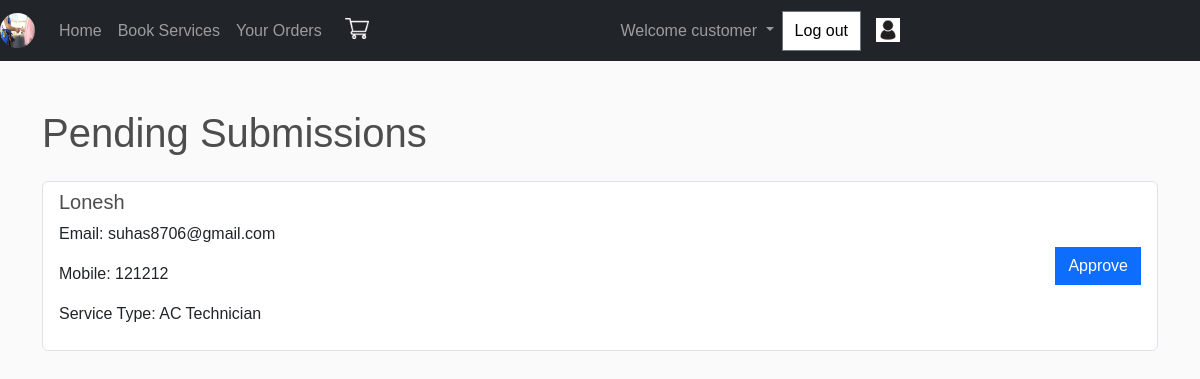
The page /pending_submissions/ (signed in) on the database its author committed.
### SMSApp/models.py (models this page shows, shortened)
class Service(models.Model):
    c=[
        ('Electrician','Electrician'),
        ('AC Technician','AC Technician'),
        ('Carpenter','Carpenter'),
        ('None','None'),
    ]
    user=models.ForeignKey(User,on_delete=models.CASCADE)
    experience = models.PositiveIntegerField(default=0)
    field_type = models.CharField(choices=c,default='None',max_length=30)
    form = models.ImageField(blank=True)
    is_approved = models.BooleanField(default=False)

class User(AbstractUser):
    c=[
        ('customer','customer'),
        ('Service provider','Service provider'),
    ]
    mble = models.CharField(max_length=10,null=True,blank=True)
    role_type=models.CharField(choices=c,default='customer',max_length=30)

### SMSApp/views.py (the view)
# urls.py: path('pending_submissions/', views.pending_submissions, name='pending_submissions'),
def pending_submissions(request):
    pending_services = Service.objects.filter(is_approved= False)
    return render(request,'html/pending_submissions.html',{'pending_services':pending_services})

### templates/html/pending_submissions.html
{% extends 'html/base.html' %}
{% block content %}
<div class="container">
    <h1 class="mt-5">Pending Submissions</h1>
    <ul class="list-group mt-4">
        {% for service in pending_services %}
        <li class="list-group-item">
            <div class="d-flex justify-content-between align-items-center">
                <div>
                    <h5>{{ service.user.username }}</h5>
                    <p>Email: {{ service.user.email }}</p>
                    <p>Mobile: {{ service.user.mble }}</p>
                    <p>Service Type: {{ service.field_type }}</p>
                </div>
                <div>
                    <a href="{% url 'approve_service' service.id %}" class="btn btn-primary">Approve</a>
                </div>
            </div>
        </li>
        {% endfor %}
    </ul>
</div>
{% endblock %}

### templates/html/base.html (style rules this page uses)
* { margin: 0; padding: 0; font-family: sans-serif; scroll-behavior: smooth; }
body { background-color: hsl(0, 0%, 98%); }
h1,h2,h3,h4,h5,h6 { color:hsl(0, 0%, 30%); }
.btn { border-radius: 0; }

### rows shown on the page
Service: user.username "Lonesh", user.email "suhas8706@gmail.com", user.mble "121212", field_type "AC Technician"
